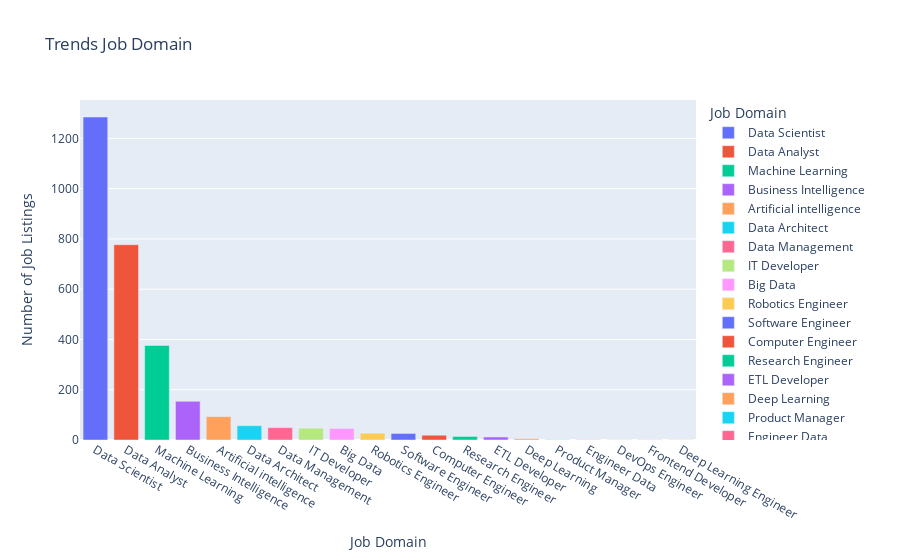

Write notebook code for a chart like this one.
### Code cell
import plotly.express as px
job_domain_counts = df['Job Domain'].value_counts()
fig = px.bar(
    job_domain_counts,
    x=job_domain_counts.index,
    y=job_domain_counts.values,
    color=job_domain_counts.index,
    labels={'x': 'Job Domain', 'y': 'Number of Job Listings'},
    title='Trends Job Domain'
)
fig.show()

### Figure 1 — Plotly figure (JSON) as saved in the notebook; plotly's stock layout.template omitted (floating-point values rounded to 4 significant figures)
{"data": [{"alignmentgroup": "True", "hovertemplate": "Job Domain=%{x}<br>Number of Job Listings=%{y}<extra></extra>", "legendgroup": "Data Scientist", "marker": {"color": "#636efa", "pattern": {"shape": ""}}, "name": "Data Scientist", "offsetgroup": "Data Scientist", "orientation": "v", "showlegend": true, "textposition": "auto", "type": "bar", "x": ["Data Scientist"], "xaxis": "x", "y": [1285], "yaxis": "y"}, {"alignmentgroup": "True", "hovertemplate": "Job Domain=%{x}<br>Number of Job Listings=%{y}<extra></extra>", "legendgroup": "Data Analyst", "marker": {"color": "#EF553B", "pattern": {"shape": ""}}, "name": "Data Analyst", "offsetgroup": "Data Analyst", "orientation": "v", "showlegend": true, "textposition": "auto", "type": "bar", "x": ["Data Analyst"], "xaxis": "x", "y": [777], "yaxis": "y"}, {"alignmentgroup": "True", "hovertemplate": "Job Domain=%{x}<br>Number of Job Listings=%{y}<extra></extra>", "legendgroup": "Machine Learning", "marker": {"color": "#00cc96", "pattern": {"shape": ""}}, "name": "Machine Learning", "offsetgroup": "Machine Learning", "orientation": "v", "showlegend": true, "textposition": "auto", "type": "bar", "x": ["Machine Learning"], "xaxis": "x", "y": [376], "yaxis": "y"}, {"alignmentgroup": "True", "hovertemplate": "Job Domain=%{x}<br>Number of Job Listings=%{y}<extra></extra>", "legendgroup": "Business Intelligence", "marker": {"color": "#ab63fa", "pattern": {"shape": ""}}, "name": "Business Intelligence", "offsetgroup": "Business Intelligence", "orientation": "v", "showlegend": true, "textposition": "auto", "type": "bar", "x": ["Business Intelligence"], "xaxis": "x", "y": [154], "yaxis": "y"}, {"alignmentgroup": "True", "hovertemplate": "Job Domain=%{x}<br>Number of Job Listings=%{y}<extra></extra>", "legendgroup": "Artificial intelligence", "marker": {"color": "#FFA15A", "pattern": {"shape": ""}}, "name": "Artificial intelligence", "offsetgroup": "Artificial intelligence", "orientation": "v", "showlegend": true, "textposition": "auto", "type": "bar", "x": ["Artificial intelligence"], "xaxis": "x", "y": [93], "yaxis": "y"}, {"alignmentgroup": "True", "hovertemplate": "Job Domain=%{x}<br>Number of Job Listings=%{y}<extra></extra>", "legendgroup": "Data Architect", "marker": {"color": "#19d3f3", "pattern": {"shape": ""}}, "name": "Data Architect", "offsetgroup": "Data Architect", "orientation": "v", "showlegend": true, "textposition": "auto", "type": "bar", "x": ["Data Architect"], "xaxis": "x", "y": [57], "yaxis": "y"}, {"alignmentgroup": "True", "hovertemplate": "Job Domain=%{x}<br>Number of Job Listings=%{y}<extra></extra>", "legendgroup": "Data Management", "marker": {"color": "#FF6692", "pattern": {"shape": ""}}, "name": "Data Management", "offsetgroup": "Data Management", "orientation": "v", "showlegend": true, "textposition": "auto", "type": "bar", "x": ["Data Management"], "xaxis": "x", "y": [49], "yaxis": "y"}, {"alignmentgroup": "True", "hovertemplate": "Job Domain=%{x}<br>Number of Job Listings=%{y}<extra></extra>", "legendgroup": "IT Developer", "marker": {"color": "#B6E880", "pattern": {"shape": ""}}, "name": "IT Developer", "offsetgroup": "IT Developer", "orientation": "v", "showlegend": true, "textposition": "auto", "type": "bar", "x": ["IT Developer"], "xaxis": "x", "y": [47], "yaxis": "y"}, {"alignmentgroup": "True", "hovertemplate": "Job Domain=%{x}<br>Number of Job Listings=%{y}<extra></extra>", "legendgroup": "Big Data", "marker": {"color": "#FF97FF", "pattern": {"shape": ""}}, "name": "Big Data", "offsetgroup": "Big Data", "orientation": "v", "showlegend": true, "textposition": "auto", "type": "bar", "x": ["Big Data"], "xaxis": "x", "y": [46], "yaxis": "y"}, {"alignmentgroup": "True", "hovertemplate": "Job Domain=%{x}<br>Number of Job Listings=%{y}<extra></extra>", "legendgroup": "Robotics Engineer", "marker": {"color": "#FECB52", "pattern": {"shape": ""}}, "name": "Robotics Engineer", "offsetgroup": "Robotics Engineer", "orientation": "v", "showlegend": true, "textposition": "auto", "type": "bar", "x": ["Robotics Engineer"], "xaxis": "x", "y": [27], "yaxis": "y"}, {"alignmentgroup": "True", "hovertemplate": "Job Domain=%{x}<br>Number of Job Listings=%{y}<extra></extra>", "legendgroup": "Software Engineer", "marker": {"color": "#636efa", "pattern": {"shape": ""}}, "name": "Software Engineer", "offsetgroup": "Software Engineer", "orientation": "v", "showlegend": true, "textposition": "auto", "type": "bar", "x": ["Software Engineer"], "xaxis": "x", "y": [26], "yaxis": "y"}, {"alignmentgroup": "True", "hovertemplate": "Job Domain=%{x}<br>Number of Job Listings=%{y}<extra></extra>", "legendgroup": "Computer Engineer", "marker": {"color": "#EF553B", "pattern": {"shape": ""}}, "name": "Computer Engineer", "offsetgroup": "Computer Engineer", "orientation": "v", "showlegend": true, "textposition": "auto", "type": "bar", "x": ["Computer Engineer"], "xaxis": "x", "y": [19], "yaxis": "y"}, {"alignmentgroup": "True", "hovertemplate": "Job Domain=%{x}<br>Number of Job Listings=%{y}<extra></extra>", "legendgroup": "Research Engineer", "marker": {"color": "#00cc96", "pattern": {"shape": ""}}, "name": "Research Engineer", "offsetgroup": "Research Engineer", "orientation": "v", "showlegend": true, "textposition": "auto", "type": "bar", "x": ["Research Engineer"], "xaxis": "x", "y": [14], "yaxis": "y"}, {"alignmentgroup": "True", "hovertemplate": "Job Domain=%{x}<br>Number of Job Listings=%{y}<extra></extra>", "legendgroup": "ETL Developer", "marker": {"color": "#ab63fa", "pattern": {"shape": ""}}, "name": "ETL Developer", "offsetgroup": "ETL Developer", "orientation": "v", "showlegend": true, "textposition": "auto", "type": "bar", "x": ["ETL Developer"], "xaxis": "x", "y": [12], "yaxis": "y"}, {"alignmentgroup": "True", "hovertemplate": "Job Domain=%{x}<br>Number of Job Listings=%{y}<extra></extra>", "legendgroup": "Deep Learning", "marker": {"color": "#FFA15A", "pattern": {"shape": ""}}, "name": "Deep Learning", "offsetgroup": "Deep Learning", "orientation": "v", "showlegend": true, "textposition": "auto", "type": "bar", "x": ["Deep Learning"], "xaxis": "x", "y": [5], "yaxis": "y"}, {"alignmentgroup": "True", "hovertemplate": "Job Domain=%{x}<br>Number of Job Listings=%{y}<extra></extra>", "legendgroup": "Product Manager", "marker": {"color": "#19d3f3", "pattern": {"shape": ""}}, "name": "Product Manager", "offsetgroup": "Product Manager", "orientation": "v", "showlegend": true, "textposition": "auto", "type": "bar", "x": ["Product Manager"], "xaxis": "x", "y": [1], "yaxis": "y"}, {"alignmentgroup": "True", "hovertemplate": "Job Domain=%{x}<br>Number of Job Listings=%{y}<extra></extra>", "legendgroup": "Engineer Data", "marker": {"color": "#FF6692", "pattern": {"shape": ""}}, "name": "Engineer Data", "offsetgroup": "Engineer Data", "orientation": "v", "showlegend": true, "textposition": "auto", "type": "bar", "x": ["Engineer Data"], "xaxis": "x", "y": [1], "yaxis": "y"}, {"alignmentgroup": "True", "hovertemplate": "Job Domain=%{x}<br>Number of Job Listings=%{y}<extra></extra>", "legendgroup": "DevOps Engineer", "marker": {"color": "#B6E880", "pattern": {"shape": ""}}, "name": "DevOps Engineer", "offsetgroup": "DevOps Engineer", "orientation": "v", "showlegend": true, "textposition": "auto", "type": "bar", "x": ["DevOps Engineer"], "xaxis": "x", "y": [1], "yaxis": "y"}, {"alignmentgroup": "True", "hovertemplate": "Job Domain=%{x}<br>Number of Job Listings=%{y}<extra></extra>", "legendgroup": "Frontend Developer", "marker": {"color": "#FF97FF", "pattern": {"shape": ""}}, "name": "Frontend Developer", "offsetgroup": "Frontend Developer", "orientation": "v", "showlegend": true, "textposition": "auto", "type": "bar", "x": ["Frontend Developer"], "xaxis": "x", "y": [1], "yaxis": "y"}, {"alignmentgroup": "True", "hovertemplate": "Job Domain=%{x}<br>Number of Job Listings=%{y}<extra></extra>", "legendgroup": "Deep Learning Engineer", "marker": {"color": "#FECB52", "pattern": {"shape": ""}}, "name": "Deep Learning Engineer", "offsetgroup": "Deep Learning Engineer", "orientation": "v", "showlegend": true, "textposition": "auto", "type": "bar", "x": ["Deep Learning Engineer"], "xaxis": "x", "y": [1], "yaxis": "y"}], "layout": {"barmode": "relative", "legend": {"title": {"text": "Job Domain"}, "tracegroupgap": 0}, "title": {"text": "Trends Job Domain"}, "xaxis": {"anchor": "y", "categoryarray": ["Data Scientist", "Data Analyst", "Machine Learning", "Business Intelligence", "Artificial intelligence", "Data Architect", "Data Management", "IT Developer", "Big Data", "Robotics Engineer", "Software Engineer", "Computer Engineer", "Research Engineer", "ETL Developer", "Deep Learning", "Product Manager", "Engineer Data", "DevOps Engineer", "Frontend Developer", "Deep Learning Engineer"], "categoryorder": "array", "domain": [0, 1], "title": {"text": "Job Domain"}}, "yaxis": {"anchor": "x", "domain": [0, 1], "title": {"text": "Number of Job Listings"}}}}
